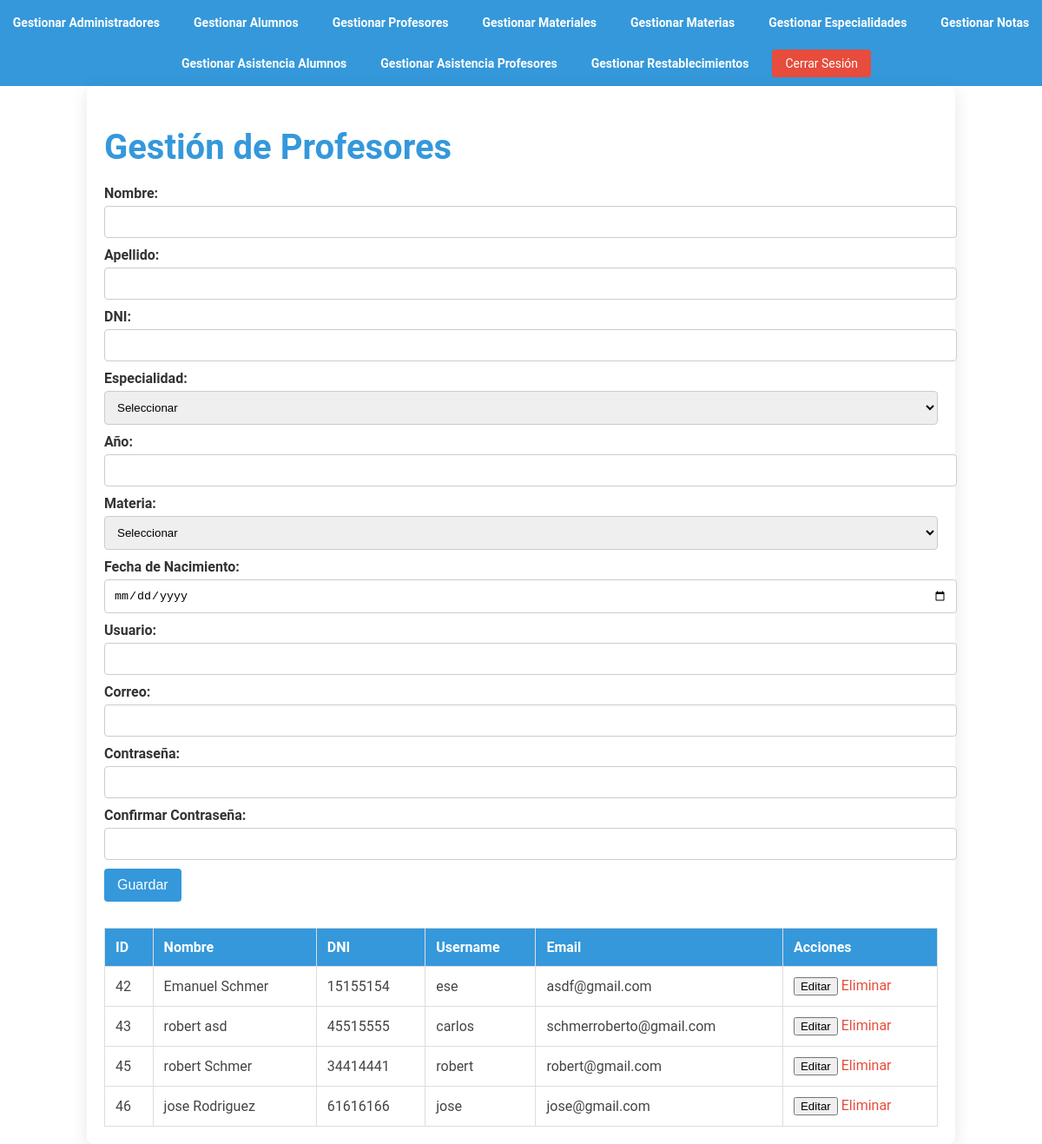
The page /manage_profesores.php on the database its author committed.
### tables this page shows
CREATE TABLE `profesores` (
  `id` int(11) NOT NULL,
  `nombre` varchar(255) NOT NULL,
  `username` varchar(50) NOT NULL,
  `password` varchar(255) NOT NULL,
  `email` varchar(100) NOT NULL,
  `user_type` enum('profesor') NOT NULL DEFAULT 'profesor',
  `especialidad_id` int(11) DEFAULT NULL,
  `materia_id` int(11) DEFAULT NULL,
  `apellido` varchar(255) NOT NULL,
  `dni` char(8) NOT NULL,
  `año` tinyint(1) NOT NULL,
  `fecha_nacimiento` date DEFAULT NULL
);

### manage_profesores.php (the view, shortened to what this page needs)
<?php
include 'config.php';
$profesores = $conn->query("SELECT * FROM profesores");
?>
<!DOCTYPE html>
<html lang="es">
<head>
    <link rel="stylesheet" href="css/gestion_u.css">
</head>
<body>
<header>
        <nav>
        <a href="manage_users.php">Gestionar Administradores</a>
            <a href="manage_alumnos.php">Gestionar Alumnos</a>
            <a href="manage_profesores.php">Gestionar Profesores</a>
            <a href="manage_materiales.php">Gestionar Materiales</a>
            <a href="manage_materias.php">Gestionar Materias</a>
            <a href="manage_especialidades.php">Gestionar Especialidades</a>
            <a href="manage_notas.php">Gestionar Notas</a>
            <a href="manage_asistencia_alumnos.php">Gestionar Asistencia Alumnos</a>
            <a href="manage_asistencia_profesores.php">Gestionar Asistencia Profesores</a>
            <a href="manage_password_resets.php">Gestionar Restablecimientos</a>
            <a href="logout.php" class="btn">Cerrar Sesión</a>
        </nav>
    </header>
    <div class="container">
        <h1>Gestión de Profesores</h1>
        <form action="" method="post">
            <label>Nombre:</label>
            <input type="text" name="nombre" id="nombre" required>
            <label>Apellido:</label>
            <input type="text" name="apellido" id="apellido" required>
            <label>DNI:</label>
            <input type="text" name="dni" id="dni" maxlength="8" required>
            <label>Especialidad:</label>
            <select name="especialidad" id="especialidad" required>
                <option value="">Seleccionar</option>
            </select>
            <label>Año:</label>
            <input type="number" name="año" id="año" min="1" max="7" oninput="validateAnio(this)" required>
            <label>Materia:</label>
            <select name="materia" id="materia" required>
                <option value="">Seleccionar</option>
            </select>
            <label>Fecha de Nacimiento:</label>
            <input type="date" name="fecha_nacimiento" id="fecha_nacimiento" required>
            <label>Usuario:</label>
            <input type="text" name="username" id="username" required>
            <label>Correo:</label>
            <input type="email" name="email" id="email" required>
            <label>Contraseña:</label>
            <input type="password" name="password" id="password" required>
            <label>Confirmar Contraseña:</label>
            <input type="password" name="confirm_password" id="confirm_password" required>
            <button type="submit">Guardar</button>
        </form>
        <table>
            <thead>
                <tr>
                    <th>ID</th>
                    <th>Nombre</th>
                    <th>DNI</th>
                    <th>Username</th>
                    <th>Email</th>
                    <th>Acciones</th>
                </tr>
            </thead>
            <tbody>
                <?php while ($profesor = $profesores->fetch_assoc()): ?>
                    <tr>
                        <td><?= $profesor['id']; ?></td>
                        <td><?= htmlspecialchars($profesor['nombre'] . ' ' . $profesor['apellido']); ?></td>
                        <td><?= htmlspecialchars($profesor['dni']); ?></td>
                        <td><?= htmlspecialchars($profesor['username']); ?></td>
                        <td><?= htmlspecialchars($profesor['email']); ?></td>
                        <td>
                            <button onclick="editProfesor(<?= htmlspecialchars(json_encode($profesor)); ?>)">Editar</button>
                            <a href="?delete_id=<?= $profesor['id']; ?>" onclick="return confirm('¿Eliminar?')">Eliminar</a>
                        </td>
                    </tr>
                <?php endwhile; ?>
            </tbody>
        </table>
    </div>
</body>
</html>

### css/gestion_u.css (style rules this page uses)
body { font-family: 'Roboto', sans-serif; background-color: #ffffff; color: #444; margin: 0; padding: 0; }
.container { width: 80%; margin: 0 auto; padding: 20px; background-color: #fff; border-radius: 8px; box-shadow: 0 4px 20px rgba(0, 0, 0, 0.1); }
h1 { color: #3498db; font-size: 2.5em; margin-bottom: 20px; }
form { margin-bottom: 30px; }
form label { display: block; margin-top: 10px; font-weight: bold; color: #333; }
form input[type="text"], form input[type="password"], form input[type="email"], form input[type="number"], form input[type="date"], form input[type="file"], form select { width: 100%; padding: 10px; margin-top: 5px; border: 1px solid #ccc; border-radius: 4px; }
form button { background-color: #3498db; color: white; border: none; padding: 10px 15px; margin-top: 10px; border-radius: 4px; cursor: pointer; font-size: 1em; transition: background-color 0.3s; }
table { width: 100%; border-collapse: collapse; margin-top: 20px; }
table, th, td { border: 1px solid #ddd; }
th, td { padding: 12px; text-align: left; }
th { background-color: #3498db; color: white; }
td a { text-decoration: none; color: #3498db; }
td a:last-child { color: #e74c3c; }
header { background-color: #3498db; padding: 10px 0; }
nav { display: flex; justify-content: center; align-items: center; gap: 15px; flex-wrap: wrap; }
nav a { color: #ffffff; text-decoration: none; font-size: 14px; font-weight: bold; padding: 8px 12px; border-radius: 4px; transition: background-color 0.3s, color 0.3s; }
nav a.btn { background-color: #e74c3c; color: #fff; padding: 8px 15px; border: none; font-weight: normal; }

### rows shown on the page
profesores: id "42", nombre+apellido "Emanuel Schmer", dni "15155154", username "ese", email "asdf@gmail.com"
profesores: id "43", nombre+apellido "robert asd", dni "45515555", username "carlos", email "schmerroberto@gmail.com"
profesores: id "45", nombre+apellido "robert Schmer", dni "34414441", username "robert", email "robert@gmail.com"
profesores: id "46", nombre+apellido "jose Rodriguez", dni "61616166", username "jose", email "jose@gmail.com"
